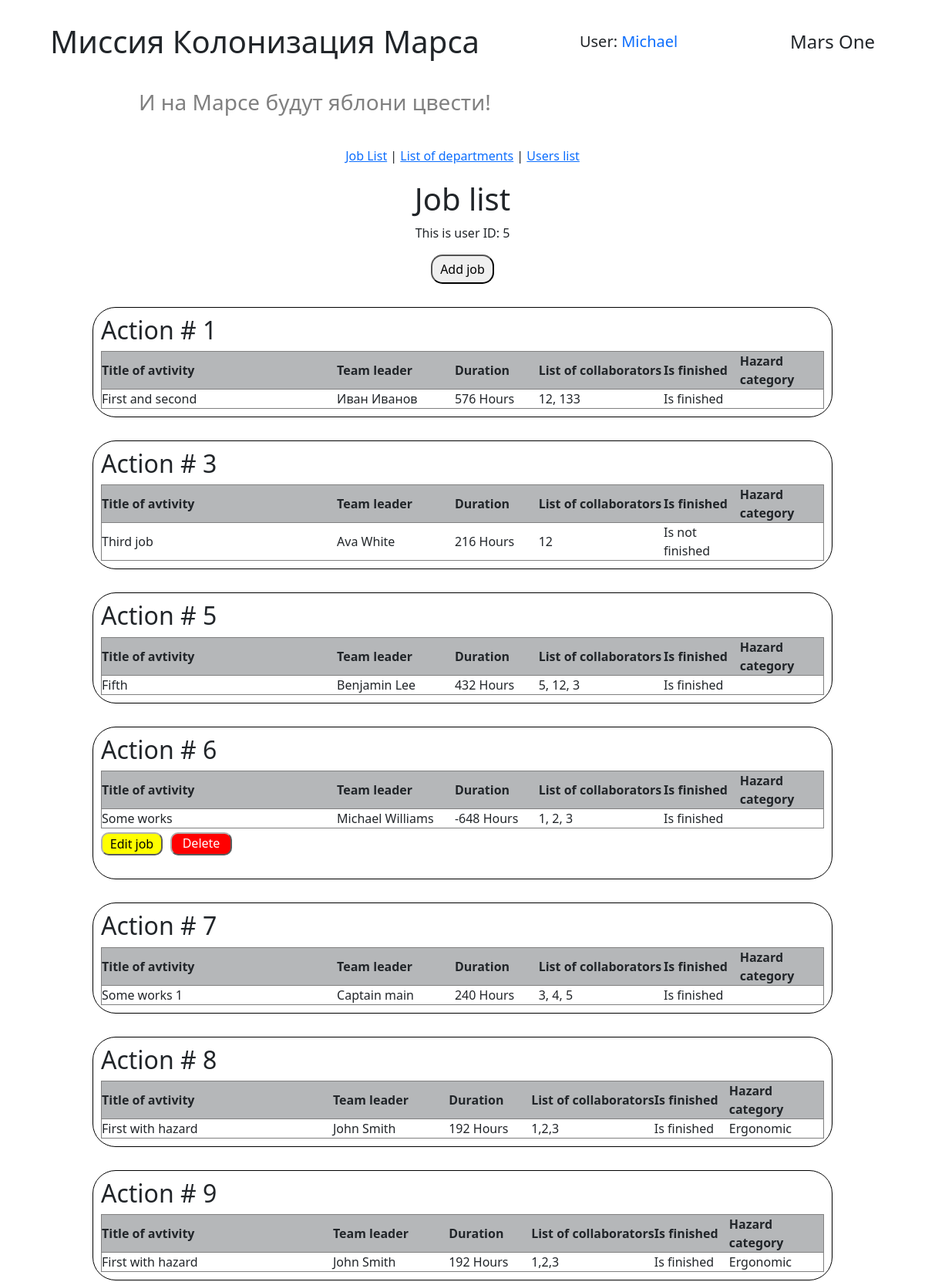
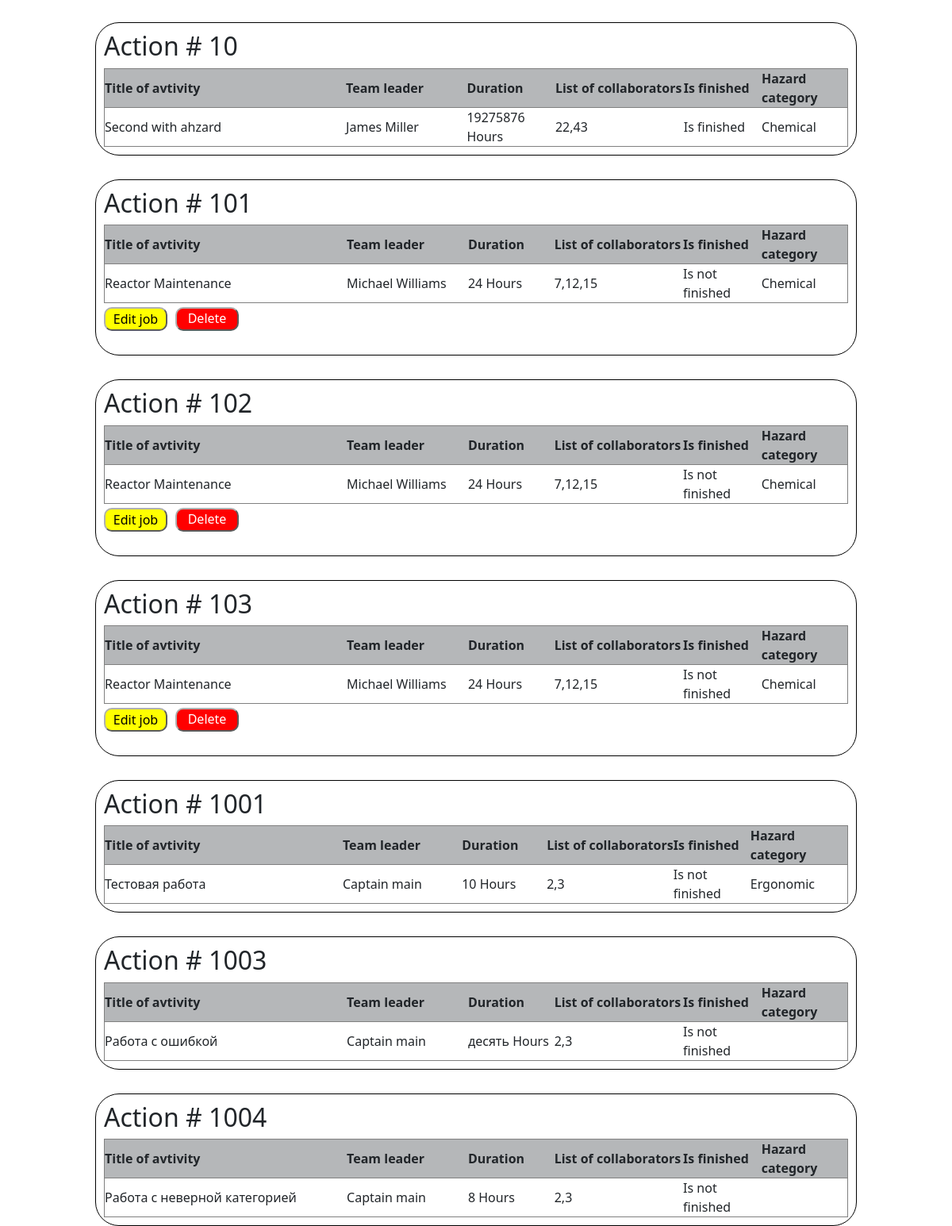
Page /jobs_list (signed in) on the committed database (2 pictures, top to bottom).
### data/users.py (models this page shows, shortened)
class User(SqlAlchemyBase, UserMixin):
    __tablename__ = 'users'
    id = sqlalchemy.Column(sqlalchemy.Integer, primary_key=True, autoincrement=True)
    surname = sqlalchemy.Column(sqlalchemy.String, nullable=True)
    name = sqlalchemy.Column(sqlalchemy.String, nullable=True)
    age = sqlalchemy.Column(sqlalchemy.Integer, nullable=True)
    position = sqlalchemy.Column(sqlalchemy.String, nullable=True)
    speciality = sqlalchemy.Column(sqlalchemy.String, nullable=True)
    address = sqlalchemy.Column(sqlalchemy.String, nullable=True)
    email = sqlalchemy.Column(sqlalchemy.String, index=True, unique=True, nullable=True)
    hashed_password = sqlalchemy.Column(sqlalchemy.String, nullable=True)
    modified_date = sqlalchemy.Column(sqlalchemy.DateTime, default=datetime.datetime.now)
    news = orm.relationship("News", back_populates='user')

### data/jobs.py (models this page shows)
class Jobs(SqlAlchemyBase):
    __tablename__ = 'jobs'
    id = sqlalchemy.Column(sqlalchemy.Integer, primary_key=True,
                           autoincrement=True)
    author = sqlalchemy.Column(sqlalchemy.Integer,
                               ForeignKey('users.id'), nullable=False)
    team_leader = sqlalchemy.Column(sqlalchemy.Integer,
                                    ForeignKey('users.id'), nullable=False)
    job_title = sqlalchemy.Column(sqlalchemy.String, nullable=True)
    work_size = sqlalchemy.Column(sqlalchemy.Integer, nullable=False)
    collaborators = sqlalchemy.Column(sqlalchemy.String, nullable=True)
    start_date = sqlalchemy.Column(sqlalchemy.DateTime,
                                   default=datetime.datetime.now)
    end_date = sqlalchemy.Column(sqlalchemy.DateTime,
                                 default=datetime.datetime.now)
    is_finished = sqlalchemy.Column(sqlalchemy.Boolean, default=False)
    hazard_category = sqlalchemy.Column(sqlalchemy.Integer,
                                        ForeignKey('hazard_category.id'),
                                        nullable=None)
    team_leader_user = relationship("User", backref='team_leader_jobs',
                                    foreign_keys=[team_leader])
    author_user = relationship("User", backref='author_jobs',
                               foreign_keys=[author])
    hazard_category_rel = relationship("HazardCategory", back_populates="jobs")

### data/hazard_category.py (models this page shows)
class HazardCategory(SqlAlchemyBase):
    __tablename__ = 'hazard_category'
    id = sqlalchemy.Column(sqlalchemy.Integer, primary_key=True,
                           autoincrement=True)
    hazard_category_title = sqlalchemy.Column(sqlalchemy.String)
    jobs = relationship("Jobs", back_populates='hazard_category_rel')

### handlers/work_with_jobs.py (the view)
@work_with_jobs_bp.route('/jobs_list')
@login_required
def get_jobs_list():
    db_ss = db_session.create_session()
    jobs = db_ss.query(Jobs).all()
    current_user_id = current_user.id
    message = get_flashed_messages()
    print(message)
    return render_template('jobs.html', jobs=jobs,
                           current_user_id=current_user_id,
                           message=message)

### data/db_session.py (called while the page is built)
def create_session() -> Session:
    global __factory
    return __factory()

### main.py (called while the page is built)
@login_manager.user_loader
def load_user(user_id):
    db_sess = db_session.create_session()
    return db_sess.query(User).get(user_id)

### templates/jobs.html (shortened to what this page needs)
{% extends "base.html" %}
{% block styles %}
    <link rel="stylesheet" href="{{ url_for('static', filename='css/job_list.css')}}">
{% endblock %}
{% block content %}
<h1>Job list</h1>
<p>This is user ID: {{ current_user_id }}</p>
<button onclick="window.location.href='/create_job'" class="add_btn">Add job </button>
{% for job  in jobs %}
    <div class="action">
        <h2>Action # {{ job.id }} </h2>
        <table>
            <tr>
                <th width="200">Title of avtivity</th>
                <th width="100">Team leader</th>
                <th width="50">Duration</th>
                <th width="50">List of collaborators</th>
                <th width="50">Is finished</th>
                <th width="50">Hazard category</th>
            </tr>
            <tr>
                <td>{{ job.job_title }}</td>
                <td>{{ job.team_leader_user.name }} {{ job.team_leader_user.surname }}</td>
                <td>{{ job.work_size }} Hours</td>
                <td>{{ job.collaborators }}</td>
                {% if job.is_finished %}
                    <td>Is finished</td>
                {% else %}
                    <td>Is not finished</td>
                {% endif %}
                <td>{{ job.hazard_category_rel.hazard_category_title }}</td>
            </tr>
        </table>
        {% if job.author_user.id == current_user_id or current_user_id == 1 or job.team_leader == current_user_id %}
        <div class="buttons_block">
            <form action="{{ url_for('work_with_jobs.edit_job', job_id=job.id )}}" method="get">
                <button class="btn_for_edit" type="submit">Edit job</button>
            </form>
            <form action="{{ url_for('work_with_jobs.delete_job', job_id=job.id )}}" method="post">
                <button class="btn_for_delete" type="submit">Delete job</button>
            </form>
        </div>
        {% endif %}
    </div>
{% endfor %}
{% endblock %}

### templates/base.html (shortened to what this page needs)
<!DOCTYPE html>
<html lang="ru">
<head>
    <link rel="stylesheet"
    href="https://cdn.jsdelivr.net/npm/bootstrap@5.0.0-beta1/dist/css/bootstrap.min.css"
>
    <link rel="stylesheet" href="{{ url_for('static', filename='css/style.css')}}">
    {% block styles %}{% endblock %}
</head>
<body>
    <header>
        <h1>Миссия Колонизация Марса</h1>
        {% if current_user.is_authenticated %}
        <h5> User:
            <a class="navbar-brand" href="/logout">{{ current_user.name }}</a>
        </h5>
        {% else %}
            <div class="auth_buttons">
                <a class="btn btn-primary " href="/register">Зарегистрироваться</a>
                <a class="btn btn-success" href="/login">Войти</a>
            </div>
        {% endif %}
        <h4>Mars One</h4>
    </header>
    <h3 class="second_header_text">И на Марсе будут яблони цвести!</h3>
    <main>
        <nav>
            <a href="/jobs_list">Job List</a> |
            <a href="/list_of_departments">List of departments</a> |
            <a href="/user_list">Users list</a>
        </nav>
        {% block content %}{% endblock %}
    </main>
</body>
</html>

### static/css/style.css (style rules this page uses)
* { margin: 0px; padding: 0px; font-family: 'Segoe UI', Tahoma, Geneva, Verdana, sans-serif; }
header { display: flex; justify-content: space-around; align-items: center; margin-top: 30px; width: 100%; }
main { display: flex; flex-direction: column; align-items: center; height: 100vh; margin-top: 20px; }
nav { margin: 20px; }
.second_header_text { color: grey; margin-top: 30px; margin-left: 15vw; }
.add_btn { padding: 5px 10px; border-radius: 15px; }
.buttons_block { display: flex; justify-content: space-between; width: 230px; margin-top: 5px; }
.btn_for_edit, .btn_for_delete { border-radius: 10px; border-color: rgb(175, 176, 176); height: 30px; width: 80px; }
.btn_for_edit { background-color: yellow; }
.btn_for_delete { color: white; background-color: red; }

### static/css/job_list.css (style rules this page uses)
div.action { border: 1px solid rgb(0, 0, 0); padding: 10px; border-radius: 30px; margin-top: 30px; width: 80%; }
table { width: 100%; }
tr { border: 1px solid grey; }
th { background-color: rgb(181, 183, 185); }
.buttons_block { display: flex; justify-content: space-between; width: 170px; margin-top: 5px; }

### rows in the picture
User: name "Michael"
Jobs: id "1", job_title "First and second", team_leader_user.name "Иван", team_leader_user.surname "Иванов", work_size "576", collaborators "12, 133", is_finished "Is finished"
Jobs: id "3", job_title "Third job", team_leader_user.name "Ava", team_leader_user.surname "White", work_size "216", collaborators "12", is_finished "Is not finished"
Jobs: id "5", job_title "Fifth", team_leader_user.name "Benjamin", team_leader_user.surname "Lee", work_size "432", collaborators "5, 12, 3", is_finished "Is finished"
Jobs: id "6", job_title "Some works", team_leader_user.name "Michael", team_leader_user.surname "Williams", work_size "-648", collaborators "1, 2, 3", is_finished "Is finished"
Jobs: id "7", job_title "Some works 1", team_leader_user.name "Captain", team_leader_user.surname "main", work_size "240", collaborators "3, 4, 5", is_finished "Is finished"
Jobs: id "8", job_title "First with hazard", team_leader_user.name "John", team_leader_user.surname "Smith", work_size "192", collaborators "1,2,3", is_finished "Is finished", hazard_category_rel.hazard_category_title "Ergonomic"
Jobs: id "9", job_title "First with hazard", team_leader_user.name "John", team_leader_user.surname "Smith", work_size "192", collaborators "1,2,3", is_finished "Is finished", hazard_category_rel.hazard_category_title "Ergonomic"
Jobs: id "10", job_title "Second with ahzard", team_leader_user.name "James", team_leader_user.surname "Miller", work_size "19275876", collaborators "22,43", is_finished "Is finished", hazard_category_rel.hazard_category_title "Chemical"
Jobs: id "101", job_title "Reactor Maintenance", team_leader_user.name "Michael", team_leader_user.surname "Williams", work_size "24", collaborators "7,12,15", is_finished "Is not finished", hazard_category_rel.hazard_category_title "Chemical"
Jobs: id "102", job_title "Reactor Maintenance", team_leader_user.name "Michael", team_leader_user.surname "Williams", work_size "24", collaborators "7,12,15", is_finished "Is not finished", hazard_category_rel.hazard_category_title "Chemical"
Jobs: id "103", job_title "Reactor Maintenance", team_leader_user.name "Michael", team_leader_user.surname "Williams", work_size "24", collaborators "7,12,15", is_finished "Is not finished", hazard_category_rel.hazard_category_title "Chemical"
Jobs: id "1001", job_title "Тестовая работа", team_leader_user.name "Captain", team_leader_user.surname "main", work_size "10", collaborators "2,3", is_finished "Is not finished", hazard_category_rel.hazard_category_title "Ergonomic"
Jobs: id "1003", job_title "Работа с ошибкой", team_leader_user.name "Captain", team_leader_user.surname "main", work_size "десять", collaborators "2,3", is_finished "Is not finished"
Jobs: id "1004", job_title "Работа с неверной категорией", team_leader_user.name "Captain", team_leader_user.surname "main", work_size "8", collaborators "2,3", is_finished "Is not finished"

### other values in the picture
{{ current_user_id }} "5"
